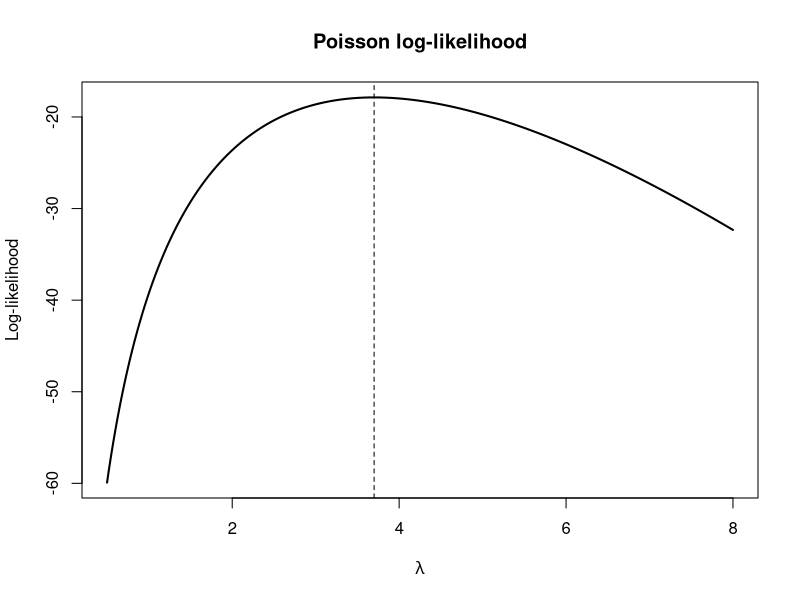
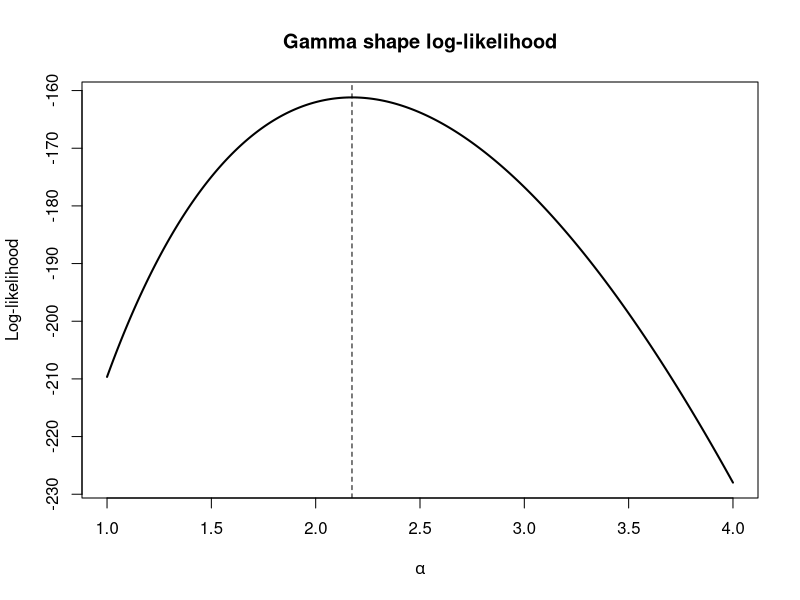

The R source for these figures, in order:
## ---- chunk 1
knitr::opts_chunk$set(
  echo = TRUE,
  message = FALSE,
  warning = FALSE,
  comment = "",
  collapse = TRUE,
  fig.align = "center",
  fig.width = 6.5,
  fig.height = 4,
  fig.retina = 2
)
## ---- chunk 2
# Hourly mobile-order counts observed over 10 hours
orders <- c(2, 3, 5, 4, 3, 6, 2, 4, 5, 3)
## ---- chunk 3
orders <- c(2, 3, 5, 4, 3, 6, 2, 4, 5, 3)  # hourly mobile-order counts
n <- length(orders)  # number of observations
lambda_hat <- mean(orders)  # closed-form Poisson MLE: the sample mean

loglik <- function(lambda) {  # define the Poisson log-likelihood function
  -n * lambda + sum(orders) * log(lambda) -  # first two terms of the log-likelihood
    sum(lgamma(orders + 1))  # subtract the constant log-factorial term
}

lambda <- seq(0.5, 8, by = 0.01)  # grid of candidate rate values
plot(lambda, loglik(lambda), type = "l", lwd = 2,  # plot the log-likelihood curve
     xlab = expression(lambda), ylab = "Log-likelihood",  # label axes using lambda
     main = "Poisson log-likelihood")  # add a title
abline(v = lambda_hat, lty = 2)  # mark the MLE with a dashed vertical line
lambda_hat  # print the maximum likelihood estimate
## ---- chunk 4
# 90 observed bike-share repair times, in hours
repair_time <- c(4.148, 1.522, 2.977, 0.842, 2.06, 3.539, 0.143, 1.521,
  4.127, 2.472, 1.076, 4.858, 4.899, 1.629, 1.559, 2.471, 5.056, 2.37,
  1.998, 0.906, 2.527, 0.591, 1.825, 1.583, 3.194, 6.149, 0.687, 5.548,
  0.815, 3.616, 3.64, 2.66, 2.899, 1.571, 8.644, 1.47, 3.249, 1.202,
  3.344, 1.448, 0.309, 2.395, 6.531, 1.78, 2.417, 1.828, 1.82, 1.595,
  4.037, 2.367, 3.369, 1.015, 1.178, 4.3, 1.697, 4.133, 1.402, 1.884,
  6.049, 3.355, 4.37, 0.271, 1.81, 1.755, 1.113, 2.395, 1.501, 2.473,
  0.909, 1.021, 3.19, 3.6, 2.28, 7.34, 2.538, 1.144, 3.795, 3.891,
  7.593, 1.465, 1.958, 1.941, 1.578, 1.271, 1.148, 1.949, 1.901, 4.236,
  3.368, 2.859)
## ---- chunk 5
n <- length(repair_time)  # number of repair-time observations
beta <- 0.8  # known Gamma rate parameter

loglik <- function(alpha) {  # define the Gamma log-likelihood as a function of shape alpha
  n * alpha * log(beta) - n * lgamma(alpha) +  # first two terms of the log-likelihood
    (alpha - 1) * sum(log(repair_time)) - beta * sum(repair_time)  # remaining terms
}

optimize(loglik, interval = c(0.1, 10), maximum = TRUE)  # search for the maximizing alpha
## ---- chunk 6
alpha <- seq(1, 4, by = 0.01)  # grid of candidate shape values
plot(alpha, loglik(alpha), type = "l", lwd = 2,  # plot the log-likelihood curve
     xlab = expression(alpha), ylab = "Log-likelihood",  # label axes using alpha
     main = "Gamma shape log-likelihood")  # add a title
abline(v = 2.174, lty = 2)  # mark the estimated MLE with a dashed line
